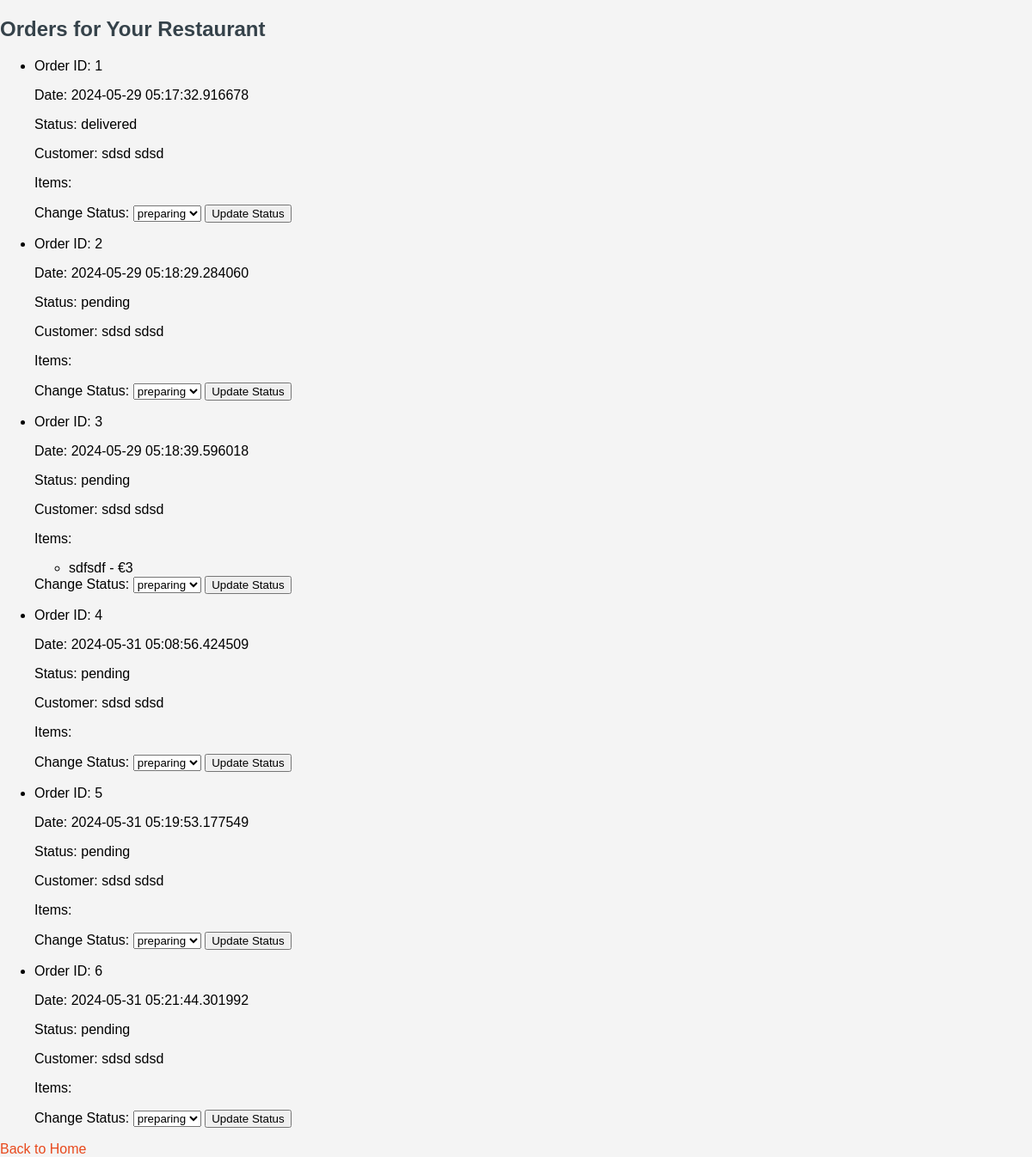
The page /resthome/orders (signed in) on the database as committed earlier.
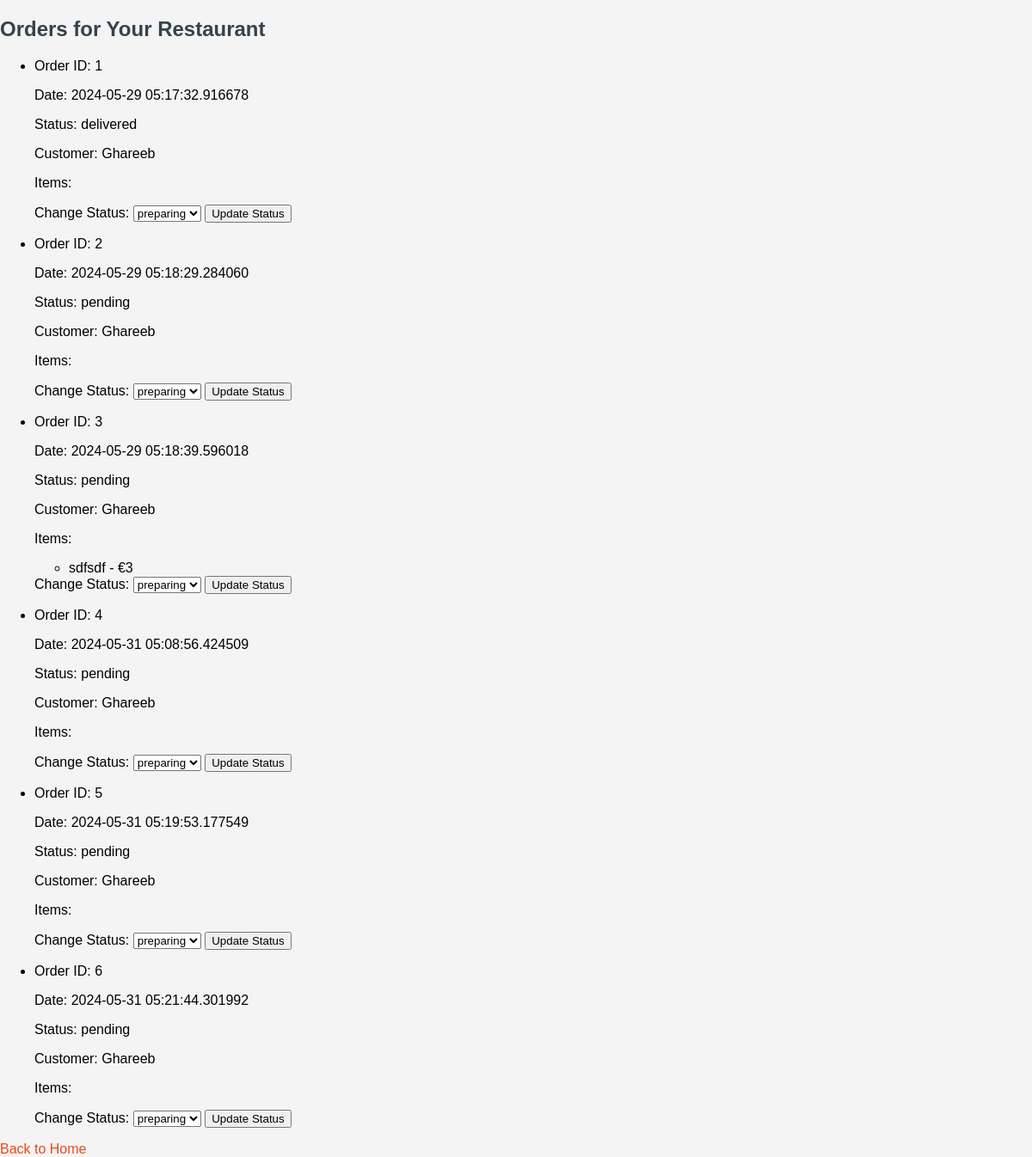
The same page on the database as committed later.
### database.py (models this page shows, shortened)
class Order(db.Model):
    O_id = db.Column(db.Integer, primary_key=True)
    State = db.Column(db.String(50), nullable=False)
    Date = db.Column(db.String(255), nullable=False)
    customer_id = db.Column(db.Integer, db.ForeignKey("customer.C_id"), nullable=False)
    restaurant_id = db.Column(db.Integer, db.ForeignKey("restaurant.R_id"), nullable=False)
    items = db.relationship("Items",secondary=orders,backref="Order")
    customer = db.relationship("Customer", backref = "Order")
    restaurant = db.relationship("Restaurant", backref ="Order")

class Customer(db.Model):
    C_id = db.Column(db.Integer, primary_key = True)
    Email = db.Column(db.String(50), unique=True, nullable = False)
    First_Name = db.Column(db.String(50), nullable = False)
    Last_Name = db.Column(db.String(50), nullable = False)
    Address = db.Column(db.String(100), nullable=False)
    Password = db.Column(db.String, nullable=False)
    Zip = db.Column(db.Integer, nullable = False)
    restaurants = db.relationship("Restaurant",secondary = viewers, backref = db.backref("'viewers', lazy=True"))
    orders = db.relationship("Order",backref="Customer",lazy=True)

class Items(db.Model):
    I_id = db.Column(db.Integer, primary_key = True)
    Category = db.Column(db.String(50), nullable = False)
    Name = db.Column(db.String(50), nullable = False)
    Price = db.Column(db.Integer, nullable = False)
    Description = db.Column(db.String(1000), nullable = False)
    Picture = db.Column(db.String(255), nullable = True)
    R_id = db.Column(db.Integer,db.ForeignKey("restaurant.R_id"),nullable=False)
    Total_price = db.Column(db.Integer,nullable=True)
    restaurant = db.relationship("Restaurant",backref="Items")
    orders = db.relationship("Order",secondary=orders,backref="Items")

### server.py (the view, shortened to what this page needs)
@app.route("/resthome/orders", methods = ["GET","POST"])
def viewrestorders():
    if "restaurant_id" not in session:
            flash("Please login first")
            return redirect(url_for("restaurant_login"))
    r_id = session.get("restaurant_id")
    orders = get_orders_of_restaurant(r_id)
    return render_template("restorders.html", orders=orders)

### databasequeries.py (called while the page is built)
def get_orders_of_restaurant(restaurant_id):
    return Order.query.filter_by(restaurant_id=restaurant_id).all()

### templates/restorders.html (shortened to what this page needs)
<!DOCTYPE html>
<html lang="en">
<head>
    <link rel="stylesheet" href="{{ url_for('static', filename='styles/styling.css') }}">
</head>
<body>
    <h2>Orders for Your Restaurant</h2>
    {% if orders %}
        <ul>
            {% for order in orders %}
                <li>
                    <p>Order ID: {{ order.O_id }}</p>
                    <p>Date: {{ order.Date }}</p>
                    <p>Status: {{ order.State }}</p>
                    <p>Customer: {{ order.customer.First_Name }} {{ order.customer.Last_Name }}</p>
                    <p>Items:</p>
                    <ul>
                        {% for item in order.items %}
                            <li>{{ item.Name }} - €{{ item.Price }}</li>
                        {% endfor %}
                    </ul>
                    <form method="POST" action="{{ url_for('viewrestorders') }}">
                        <label for="State">Change Status:</label>
                        <select name="State" id="State">
                            <option value="preparing" >preparing</option>
                        </select>
                        <button type="submit">Update Status</button>
                    </form>
                </li>
            {% endfor %}
        </ul>
    {% else %}
        <p>You have no orders.</p>
    {% endif %}
    <a href="{{ url_for('resthome') }}">Back to Home</a>
</body>
</html>

### static/styles/styling.css (style rules this page uses)
body { font-family: Arial, sans-serif; background-color: #f4f4f4; margin: 0; padding: 0; }
h2 { color: #35424a; }
a { color: #e8491d; text-decoration: none; }

Rows that differ between the two databases and show on the page:
changed through a linked row, Order "delivered": customer.First_Name "sdsd" → "Ghareeb"; customer.Last_Name "sdsd" → (not shown)
changed through a linked row, Order id 2: customer.First_Name "sdsd" → "Ghareeb"; customer.Last_Name "sdsd" → (not shown)
changed through a linked row, Order id 3: customer.First_Name "sdsd" → "Ghareeb"; customer.Last_Name "sdsd" → (not shown)
changed through a linked row, Order id 4: customer.First_Name "sdsd" → "Ghareeb"; customer.Last_Name "sdsd" → (not shown)
changed through a linked row, Order id 5: customer.First_Name "sdsd" → "Ghareeb"; customer.Last_Name "sdsd" → (not shown)
changed through a linked row, Order id 6: customer.First_Name "sdsd" → "Ghareeb"; customer.Last_Name "sdsd" → (not shown)
